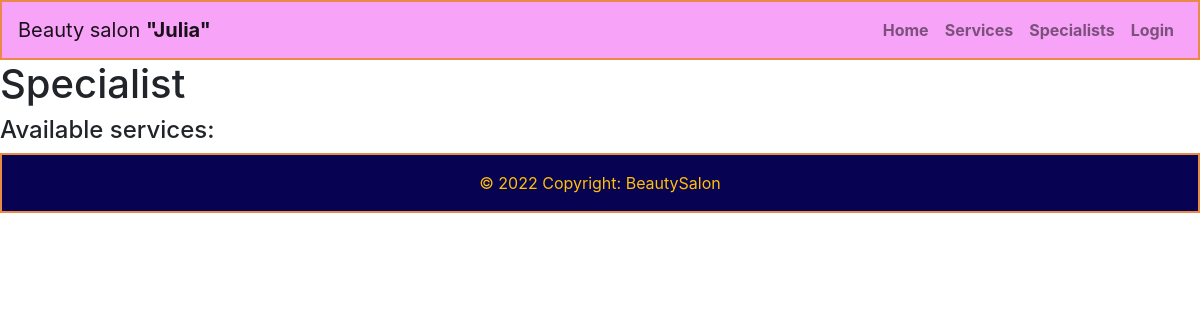
Page /specialist/1/ on the earlier database version.
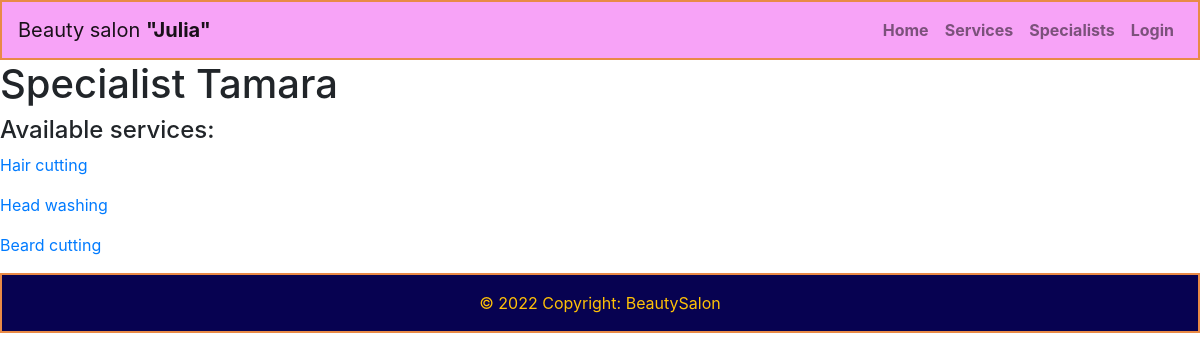
Same page on the later database version.
### salon/models.py (models this page shows, shortened)
class Specialist(models.Model):
    RANKS = (
        (1, 'Rank 1'),
        (2, 'Rank 2')
    )
    STATUSES = (
        (1, 'Day off'),
        (2, 'At Work'),
        (3, 'Sickness'),
        (9, 'Fired')
    )
    name = models.CharField(max_length=150, null=False)
    rank = models.IntegerField(default=0, choices=RANKS)
    phone = models.CharField(max_length=20, null=False)
    status = models.IntegerField(default=1, choices=STATUSES)
    services = models.ManyToManyField(Service)

class Service(models.Model):
    name = models.CharField(max_length=250, unique=True)
    price = models.FloatField()
    duration = models.IntegerField()

### user/utils.py (the view)
    def wrapper(*args, **kwargs):
        if args[0].user.groups.filter(name='salon_admin').exists():
            return render(args[0], 'salon/404.html', status=404)
        return func(*args, **kwargs)

### salon/views.py (called while the page is built)
@simple_user_required
def one_specialist(request, specialist_id):
    specialist = {}
    available_services = []
    try:
        specialist = Specialist.objects.filter(status=2,
                                               id=specialist_id
                                               ).first()
        available_services = Service.objects.filter(specialist__id=specialist.id).all()
    except Exception as err:
        print(err)
    return render(request, 'salon/specialist.html', {'specialist': specialist,
                                                     'services': available_services})

### user/utils.py (called while the page is built)
def simple_user_required(func):
    def wrapper(*args, **kwargs):
        if args[0].user.groups.filter(name='salon_admin').exists():
            return render(args[0], 'salon/404.html', status=404)
        return func(*args, **kwargs)
    return wrapper

### salon/templates/salon/specialist.html (shortened to what this page needs)
{% extends 'salon/base.html' %}
{% load static %}
{% block content %}
<h1>Specialist {{specialist.name}}</h1>
<h4>Available services:</h4>
{% for service in services %}
    <p><a href="{% url 'one_service' service.name specialist.id %}">{{service.name}}</a></p>
{% endfor %}
{% endblock %}

### salon/templates/salon/base.html (shortened to what this page needs)
<html>
  <head>
    <link rel="stylesheet" href="https://cdn.jsdelivr.net/npm/bootstrap@4.3.1/dist/css/bootstrap.min.css">
  </head>
  <body>
    <nav class="navbar navbar-expand-md navbar-light">
    <a class="navbar-brand" href="{% url 'home' %}">Beauty salon <strong>"Julia"</strong></a>
    <div class="collapse navbar-collapse" id="navbarNav">
      <ul class="navbar-nav ml-auto font-weight-bold form-inline">
        <li class="nav-item">
          <a class="nav-link text-center" href="{% url 'home' %}">Home</a>
        </li>
        <li class="nav-item">
          <a class="nav-link text-center" href="{% url 'services' %}">Services</a>
        </li>
        <li class="nav-item">
          <a class="nav-link text-center" href="{% url 'specialists' %}">Specialists</a>
        </li>
        {% if user.is_authenticated%}
          <li class="nav-item">
            Hello, <a href="{% url 'user_view' %}">{{ user.username }}</a>
          </li>
          <li class="nav-item">
            <a class="nav-link text-center" href="{% url 'user_logout' %}">Logout</a>
          </li>
        {% else %}
            <li class="nav-item">
              <a class="nav-link text-center" href="{% url 'user_login' %}">Login</a>
            </li>
        {% endif %}
      </ul>
    </div>
  </nav>
{% block content %}
{% endblock %}
  <footer class="text-center text-lg-start" style="background: #070251; border: 2px solid #E98A46;">
  <div class="text-center p-3 text-warning">
    © 2022 Copyright:
    <a class="text-warning" href="http://127.0.0.1:8000/">BeautySalon</a>
  </div>
</footer>
  </body>
</html>

### salon/templates/salon/base.html (style rules this page uses)
.navbar { background-color: #f7a3f7; border: 2px solid #E98A46; }

Differences in the rows shown:
now on this page (row unchanged): Specialist: name "Tamara"
now on this page (row unchanged): Service: name "Hair cutting"
now on this page (row unchanged): Service: name "Head washing"
now on this page (row edited): Service: name "Beard cutting"
